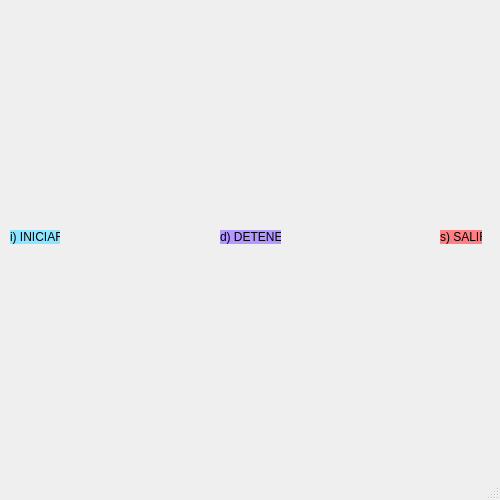
<?xml version="1.0" encoding="UTF-8"?>
<ui version="4.0">
 <class>MainWindow</class>
 <widget class="QMainWindow" name="MainWindow">
  <property name="geometry">
   <rect>
    <x>0</x>
    <y>0</y>
    <width>500</width>
    <height>500</height>
   </rect>
  </property>
  <property name="windowTitle">
   <string>MainWindow</string>
  </property>
  <widget class="QWidget" name="centralwidget">
   <widget class="QLabel" name="label">
    <property name="geometry">
     <rect>
      <x>10</x>
      <y>230</y>
      <width>50</width>
      <height>14</height>
     </rect>
    </property>
    <property name="styleSheet">
     <string notr="true">background-color: rgb(142, 229, 255);
color: rgb(0, 0, 0);
font: 8pt &quot;MS Shell Dlg 2&quot;;</string>
    </property>
    <property name="text">
     <string>i) INICIAR</string>
    </property>
   </widget>
   <widget class="QLabel" name="label_2">
    <property name="geometry">
     <rect>
      <x>220</x>
      <y>230</y>
      <width>61</width>
      <height>14</height>
     </rect>
    </property>
    <property name="styleSheet">
     <string notr="true">background-color: rgb(179, 153, 255);
color: rgb(0, 0, 0);</string>
    </property>
    <property name="text">
     <string>d) DETENER</string>
    </property>
   </widget>
   <widget class="QLabel" name="label_3">
    <property name="geometry">
     <rect>
      <x>440</x>
      <y>230</y>
      <width>42</width>
      <height>14</height>
     </rect>
    </property>
    <property name="styleSheet">
     <string notr="true">background-color: rgb(255, 127, 131);
color: rgb(0, 0, 0);</string>
    </property>
    <property name="text">
     <string>s) SALIR</string>
    </property>
   </widget>
  </widget>
  <widget class="QStatusBar" name="statusbar"/>
 </widget>
 <resources/>
 <connections/>
</ui>
